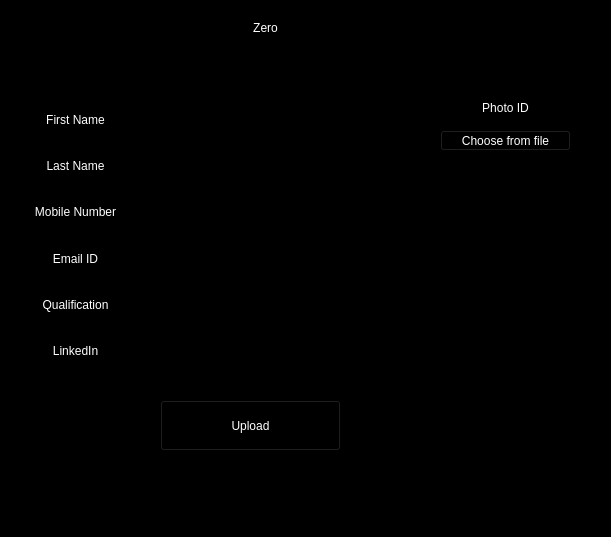
<?xml version="1.0" encoding="UTF-8"?>
<ui version="4.0">
 <class>MainWindow</class>
 <widget class="QMainWindow" name="MainWindow">
  <property name="geometry">
   <rect>
    <x>0</x>
    <y>0</y>
    <width>611</width>
    <height>537</height>
   </rect>
  </property>
  <property name="sizePolicy">
   <sizepolicy hsizetype="Fixed" vsizetype="Fixed">
    <horstretch>0</horstretch>
    <verstretch>0</verstretch>
   </sizepolicy>
  </property>
  <property name="maximumSize">
   <size>
    <width>16777215</width>
    <height>16777215</height>
   </size>
  </property>
  <property name="windowTitle">
   <string>MainWindow</string>
  </property>
  <property name="styleSheet">
   <string notr="true">background-color:black
</string>
  </property>
  <widget class="QWidget" name="centralwidget">
   <widget class="QLabel" name="label">
    <property name="geometry">
     <rect>
      <x>210</x>
      <y>20</y>
      <width>111</width>
      <height>16</height>
     </rect>
    </property>
    <property name="styleSheet">
     <string notr="true">color:white</string>
    </property>
    <property name="text">
     <string>Zero</string>
    </property>
    <property name="alignment">
     <set>Qt::AlignCenter</set>
    </property>
   </widget>
   <widget class="QLabel" name="label_8">
    <property name="geometry">
     <rect>
      <x>450</x>
      <y>100</y>
      <width>111</width>
      <height>16</height>
     </rect>
    </property>
    <property name="styleSheet">
     <string notr="true">color:white</string>
    </property>
    <property name="text">
     <string>Photo ID</string>
    </property>
    <property name="alignment">
     <set>Qt::AlignCenter</set>
    </property>
   </widget>
   <widget class="QPushButton" name="pushButton">
    <property name="geometry">
     <rect>
      <x>160</x>
      <y>400</y>
      <width>181</width>
      <height>51</height>
     </rect>
    </property>
    <property name="styleSheet">
     <string notr="true">color:white</string>
    </property>
    <property name="text">
     <string>Upload</string>
    </property>
   </widget>
   <widget class="QPushButton" name="pushButton_2">
    <property name="geometry">
     <rect>
      <x>440</x>
      <y>130</y>
      <width>131</width>
      <height>21</height>
     </rect>
    </property>
    <property name="styleSheet">
     <string notr="true">color:white</string>
    </property>
    <property name="text">
     <string>Choose from file</string>
    </property>
   </widget>
   <widget class="QWidget" name="layoutWidget">
    <property name="geometry">
     <rect>
      <x>20</x>
      <y>100</y>
      <width>111</width>
      <height>271</height>
     </rect>
    </property>
    <layout class="QVBoxLayout" name="verticalLayout">
     <item>
      <widget class="QLabel" name="label_2">
       <property name="styleSheet">
        <string notr="true">color:white</string>
       </property>
       <property name="text">
        <string>First Name</string>
       </property>
       <property name="alignment">
        <set>Qt::AlignCenter</set>
       </property>
      </widget>
     </item>
     <item>
      <widget class="QLabel" name="label_3">
       <property name="styleSheet">
        <string notr="true">color:white</string>
       </property>
       <property name="text">
        <string>Last Name</string>
       </property>
       <property name="alignment">
        <set>Qt::AlignCenter</set>
       </property>
      </widget>
     </item>
     <item>
      <widget class="QLabel" name="label_4">
       <property name="styleSheet">
        <string notr="true">color:white</string>
       </property>
       <property name="text">
        <string>Mobile Number</string>
       </property>
       <property name="alignment">
        <set>Qt::AlignCenter</set>
       </property>
      </widget>
     </item>
     <item>
      <widget class="QLabel" name="label_5">
       <property name="styleSheet">
        <string notr="true">color:white</string>
       </property>
       <property name="text">
        <string>Email ID</string>
       </property>
       <property name="alignment">
        <set>Qt::AlignCenter</set>
       </property>
      </widget>
     </item>
     <item>
      <widget class="QLabel" name="label_6">
       <property name="styleSheet">
        <string notr="true">color:white</string>
       </property>
       <property name="text">
        <string>Qualification</string>
       </property>
       <property name="alignment">
        <set>Qt::AlignCenter</set>
       </property>
      </widget>
     </item>
     <item>
      <widget class="QLabel" name="label_7">
       <property name="styleSheet">
        <string notr="true">color:white</string>
       </property>
       <property name="text">
        <string>LinkedIn</string>
       </property>
       <property name="alignment">
        <set>Qt::AlignCenter</set>
       </property>
      </widget>
     </item>
    </layout>
   </widget>
   <widget class="QWidget" name="layoutWidget">
    <property name="geometry">
     <rect>
      <x>130</x>
      <y>90</y>
      <width>261</width>
      <height>291</height>
     </rect>
    </property>
    <layout class="QVBoxLayout" name="verticalLayout_2">
     <item>
      <widget class="QLineEdit" name="lineEdit"/>
     </item>
     <item>
      <widget class="QLineEdit" name="lineEdit_2"/>
     </item>
     <item>
      <widget class="QLineEdit" name="lineEdit_3"/>
     </item>
     <item>
      <widget class="QLineEdit" name="lineEdit_4"/>
     </item>
     <item>
      <widget class="QLineEdit" name="lineEdit_5"/>
     </item>
     <item>
      <widget class="QLineEdit" name="lineEdit_6"/>
     </item>
    </layout>
   </widget>
  </widget>
  <widget class="QStatusBar" name="statusbar"/>
 </widget>
 <resources/>
 <connections/>
</ui>
